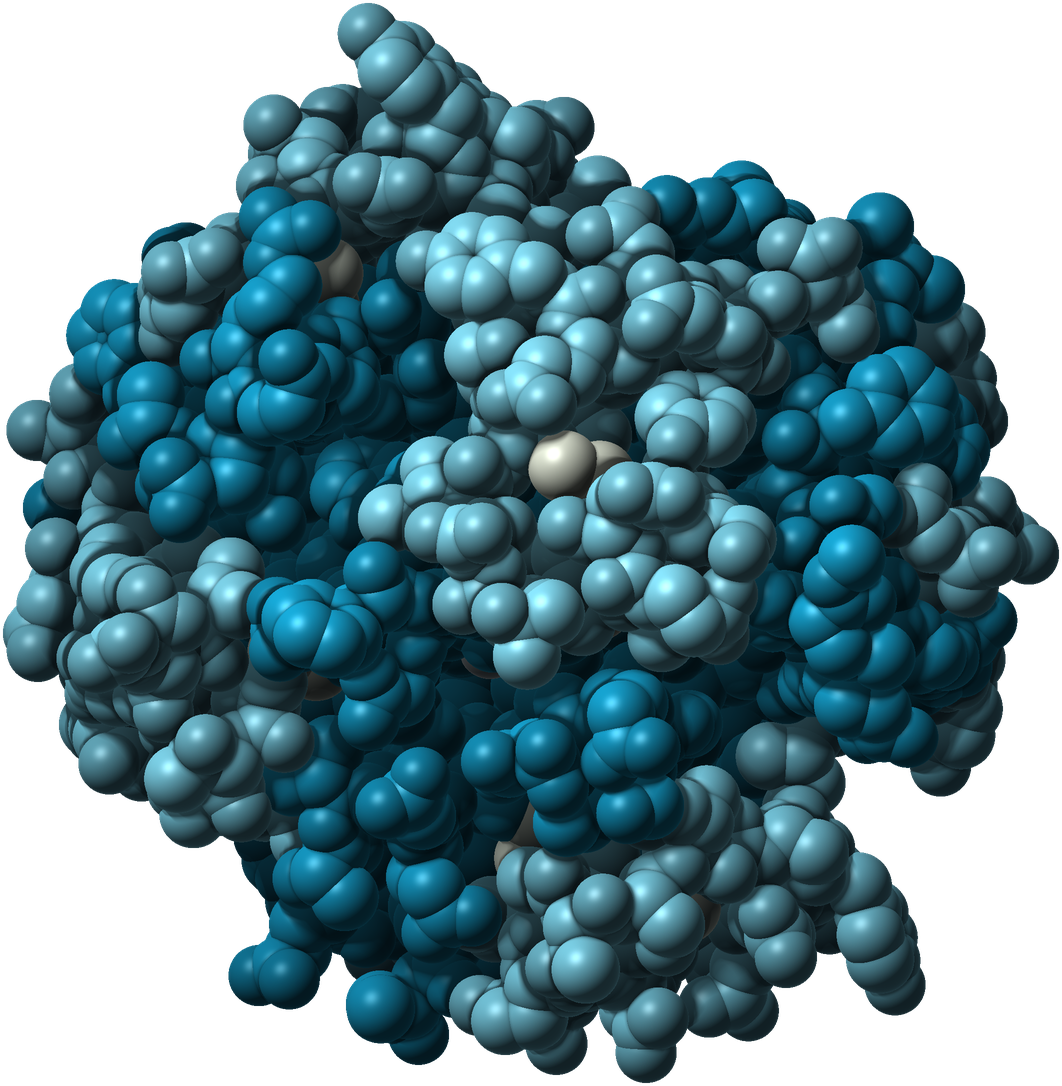

Source code (Python):
#!/usr/bin/env python3
"""Render the hero: a space-filling model of the human insulin hexamer (PDB 1ZNJ, RCSB: six insulin molecules around two
zinc ions, the form insulin is stored in), shaded as a material model (Lambert + soft key, rim, specular, depth-based ambient
occlusion). A chains in pale aqua, B chains in AmideBio's logo teal (#109bc5), the two zinc ions in white. Viewed a little off
the three-fold axis (through the zinc ions) so the ring reads with depth. Transparent ground. Output: insulin.png (RGBA).
Usage: python3 insulin.py [tiltx tilty rotz size]"""
import numpy as np, pathlib, sys
from PIL import Image
H = pathlib.Path(__file__).resolve().parent
def _box(a, r, ax):
    a = np.moveaxis(a, ax, 0); p = np.concatenate([np.repeat(a[:1], r + 1, 0), a, np.repeat(a[-1:], r, 0)]); c = np.cumsum(p, 0)
    return np.moveaxis((c[2 * r + 1:] - c[:-2 * r - 1]) / (2 * r + 1), 0, ax)
def blur(a, s):
    r = max(1, int(s * .9))
    for _ in range(3): a = _box(_box(a, r, 0), r, 1)
    return a
RAD = {'C': 1.70, 'N': 1.55, 'O': 1.52, 'S': 1.80, 'ZN': 1.39}
xyz, el, ch, zn = [], [], [], []
for l in open(H / '1ZNJ.pdb'):
    rec = l[:6].strip()
    if rec == 'ATOM':
        e = l[76:78].strip()
        if e not in RAD: continue
        xyz.append([float(l[30:38]), float(l[38:46]), float(l[46:54])]); el.append(e); ch.append(l[21])
    elif rec == 'HETATM' and l[17:20].strip() == 'ZN':
        zn.append([float(l[30:38]), float(l[38:46]), float(l[46:54])])
X = np.array(xyz); Z0 = np.array(zn)
for p in Z0: X = np.vstack([X, p]); el.append('ZN'); ch.append('Z')
ctr = X[:-2].mean(0); X -= ctr; Z0 -= ctr
# three-fold axis: through the two zinc ions
ax = Z0[1] - Z0[0]; ax /= np.linalg.norm(ax)
u = np.cross(ax, [1, 0, 0]); u /= np.linalg.norm(u); v = np.cross(ax, u)
P = X @ np.stack([u, v, ax], 1)   # z = along the axis (toward camera)
def rot(a, k):
    c, s = np.cos(a), np.sin(a)
    return {'x': np.array([[1, 0, 0], [0, c, -s], [0, s, c]]), 'y': np.array([[c, 0, s], [0, 1, 0], [-s, 0, c]]), 'z': np.array([[c, -s, 0], [s, c, 0], [0, 0, 1]])}[k]
a = [float(t) for t in (sys.argv[1:4] if len(sys.argv) > 3 else (0.62, -0.28, 0.4))]
P = P @ rot(a[2], 'z').T @ rot(a[0], 'x').T @ rot(a[1], 'y').T
S = int(sys.argv[4]) if len(sys.argv) > 4 else 2400
rad = np.array([RAD[e] for e in el]); rad[-2:] *= 1.15
lo = (P[:, :2] - rad[:, None]).min(0); hi = (P[:, :2] + rad[:, None]).max(0)
sc = S * .9 / (hi - lo).max(); off = np.array([S, S]) / 2 - (lo + hi) / 2 * sc
ZB = np.full((S, S), -1e9); N = np.zeros((S, S, 3)); ID = np.full((S, S), -1)
for i in np.argsort(P[:, 2]):
    cx, cy = P[i, :2] * sc + off; cy = S - cy; r = rad[i] * sc
    x0, x1 = int(max(cx - r, 0)), int(min(cx + r + 1, S)); y0, y1 = int(max(cy - r, 0)), int(min(cy + r + 1, S))
    yy, xx = np.mgrid[y0:y1, x0:x1]; dx = (xx + .5 - cx) / r; dy = (yy + .5 - cy) / r; d2 = dx * dx + dy * dy; m = d2 < 1
    dz = np.sqrt(np.clip(1 - d2, 0, 1)); z = P[i, 2] * sc + dz * r
    sub = ZB[y0:y1, x0:x1]; upd = m & (z > sub)
    sub[upd] = z[upd]; N[y0:y1, x0:x1][upd] = np.stack([dx, -dy, dz], -1)[upd]; ID[y0:y1, x0:x1][upd] = i
mask = ID >= 0
Zf = np.where(mask, ZB, ZB[mask].min() - 6 * sc)
ao = np.zeros_like(ZB)
for rr in (5, 12, 26, 54, 100):
    b = blur(Zf, rr); ao += np.clip((b - Zf) / (rr * 1.5), 0, 1)
ao = np.clip(1 - ao / 2.4, 0, 1)
L = np.array([-.5, .6, .62]); L /= np.linalg.norm(L)
lam = np.clip((N * L).sum(-1), 0, 1)
Hh = L + np.array([0, 0, 1]); Hh /= np.linalg.norm(Hh); spec = np.clip((N * Hh).sum(-1), 0, 1) ** 42
rim = (1 - np.clip(N[..., 2], 0, 1)) ** 3
CH = np.array(ch); E = np.array(el)
isA = np.isin(CH, list('ACEGIK')); isZ = CH == 'Z'
aqua = np.array([128, 214, 236]) / 255; teal = np.array([22, 160, 204]) / 255
col = np.where(isA[:, None], aqua, teal)
# heteroatoms a touch deeper, sulfur (the disulfide bonds) warm pale
col = np.where(((E == 'N') | (E == 'O'))[:, None], col * .86, col)
col = np.where((E == 'S')[:, None], np.array([226, 232, 214]) / 255, col)
col = np.where(isZ[:, None], np.array([246, 250, 252]) / 255, col)
C = col[np.clip(ID, 0, None)]
zn_ = (ZB - ZB[mask].min()) / (ZB[mask].max() - ZB[mask].min() + 1e-6); zn_ = np.where(mask, zn_, 0)
ink = np.array([7, 24, 34]) / 255
k = (.2 + .9 * lam * (.55 + .45 * ao))[..., None]
shade = k * C * (.55 + .45 * ao[..., None]) + spec[..., None] * .32 * ao[..., None] + rim[..., None] * C * .2
f = (.6 + .4 * zn_[..., None])
shade = shade * f + ink * (1 - f) * .7
img = np.clip(shade, 0, 1)
rgba = np.dstack([img * 255, mask * 255.]).astype(np.uint8)
im = Image.fromarray(rgba, 'RGBA').resize((S // 2, S // 2), Image.LANCZOS)
im = im.crop(im.getbbox()); im.save(H / 'insulin.png'); print(im.size, X.shape)
